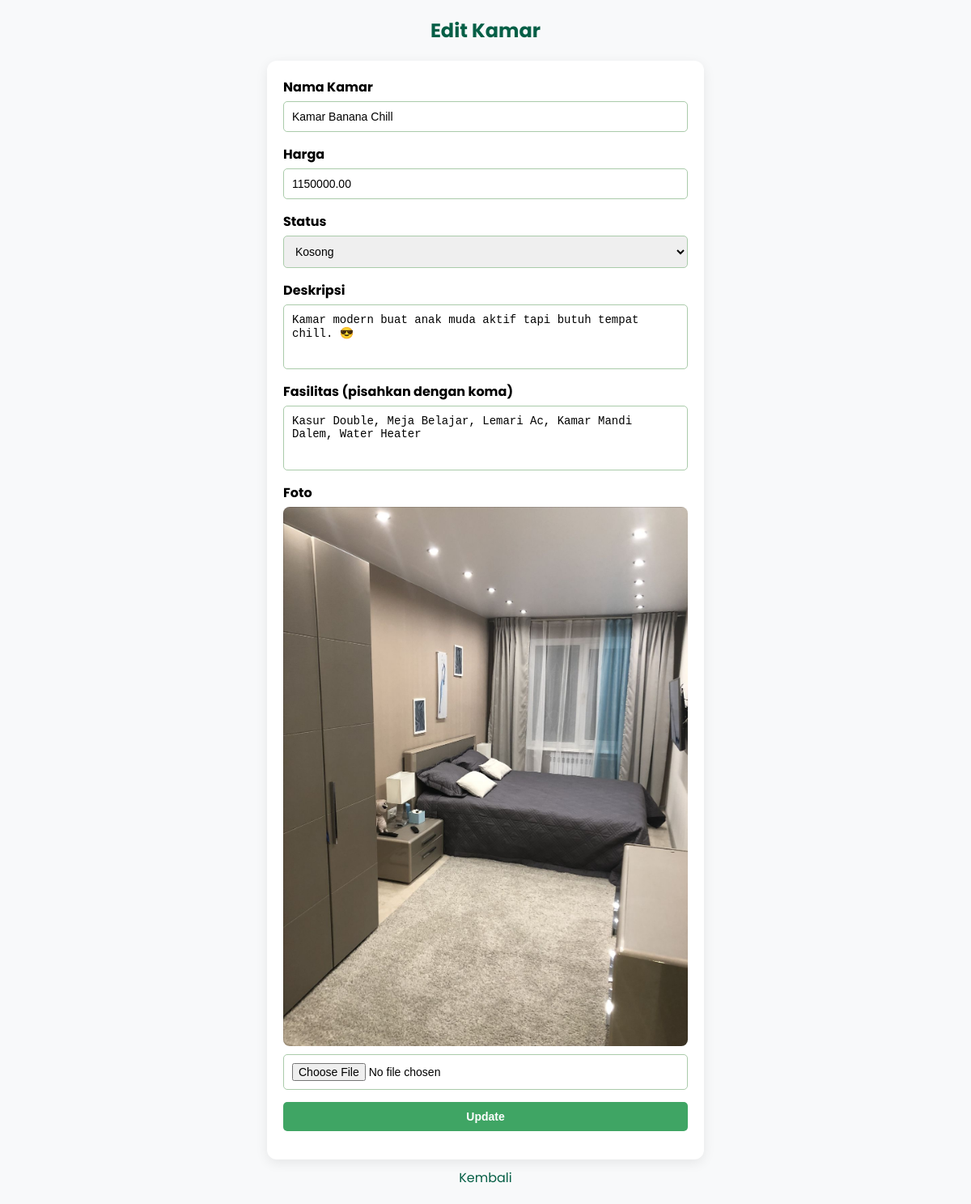
Screenshot of /admin/kamar_edit.php?id=21 (signed in) with the database file from the repository.
### tables this page shows
CREATE TABLE `kamar` (
  `id_kamar` int(11) NOT NULL,
  `nama_kamar` varchar(100) DEFAULT NULL,
  `lokasi` varchar(100) DEFAULT NULL,
  `deskripsi` text DEFAULT NULL,
  `harga` decimal(10,2) DEFAULT NULL,
  `fasilitas` text DEFAULT NULL,
  `status` enum('Kosong','Terisi') DEFAULT NULL,
  `foto` varchar(255) DEFAULT NULL
);

### admin/kamar_edit.php (the view, shortened to what this page needs)
<?php
include '../config/koneksi.php';
$id = $_GET['id'] ?? '';
$data = mysqli_query($koneksi, "SELECT * FROM kamar WHERE id_kamar='$id'");
$k = mysqli_fetch_assoc($data);
?>
<html>
<head>
</head>
<body>
<h2>Edit Kamar</h2>
<form method="POST" enctype="multipart/form-data">
    <label>Nama Kamar</label>
    <input type="text" name="nama" value="<?= htmlspecialchars($k['nama_kamar']); ?>" required>
    <label>Harga</label>
    <input type="number" name="harga" value="<?= $k['harga']; ?>" required>
    <label>Status</label>
    <select name="status" required>
        <option value="kosong" <?= $k['status']=="kosong" ? "selected" : ""; ?>>Kosong</option>
    </select>
    <label>Deskripsi</label>
    <textarea name="deskripsi" required><?= htmlspecialchars($k['deskripsi']); ?></textarea>
    <label>Fasilitas (pisahkan dengan koma)</label>
    <textarea name="fasilitas" required><?= htmlspecialchars($k['fasilitas']); ?></textarea>
    <label>Foto</label>
    <?php if($k['foto']) { ?>
        <img src="../uploads/<?= $k['foto']; ?>" alt="Foto Kamar">
    <?php } ?>
    <input type="file" name="foto">
    <button type="submit" name="update">Update</button>
</form>
<a href="kamar.php">Kembali</a>
</body>
</html>

### admin/kamar_edit.php (style rules this page uses)
body { font-family:Poppins,sans-serif;margin:0;padding:20px;background:#f8f9fa; }
h2 { color:#065f46;margin-bottom:20px;text-align:center; }
form { background:white;padding:20px;border-radius:12px;max-width:500px;margin:auto;box-shadow:0 4px 15px rgba(0,0,0,0.08); }
label { font-weight:bold;margin-bottom:5px;display:block; }
input, textarea, select, button { width:100%;padding:10px;margin-bottom:15px;border-radius:5px;border:1px solid #aacbaa;font-size:14px; }
textarea { resize:none;height:80px; }
button { background:#3fa564;color:white;border:none;font-weight:bold;cursor:pointer; }
a { text-decoration:none;color:#065f46;display:block;text-align:center;margin-top:10px; }
img { max-width:100%;margin-bottom:10px;border-radius:8px; }

### rows the page displays
kamar: nama "Kamar Banana Chill", harga "1150000.00", deskripsi "Kamar modern buat anak muda aktif tapi butuh tempat chill. 😎", fasilitas "Kasur Double, Meja Belajar, Lemari Ac, Kamar Mandi Dalem, Water Heater", foto (picture)
